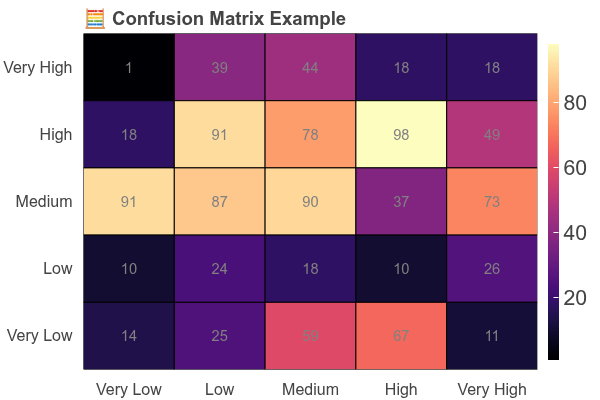

This chart was generated by the following Python code:
from bokeh_rocks import create_heatmap_figure, save_plot, show
import numpy as np

labels = ['Very Low', 'Low', 'Medium', 'High', 'Very High']
confusion = np.random.randint(0, 100, size=(5, 5))

p = create_heatmap_figure(
    data=confusion,
    x_labels=labels,
    y_labels=list(reversed(labels)),
    cmap='magma',
    title="🧮 Confusion Matrix Example"
)
show(p)
save_plot(p, "output/heatmap_02")
